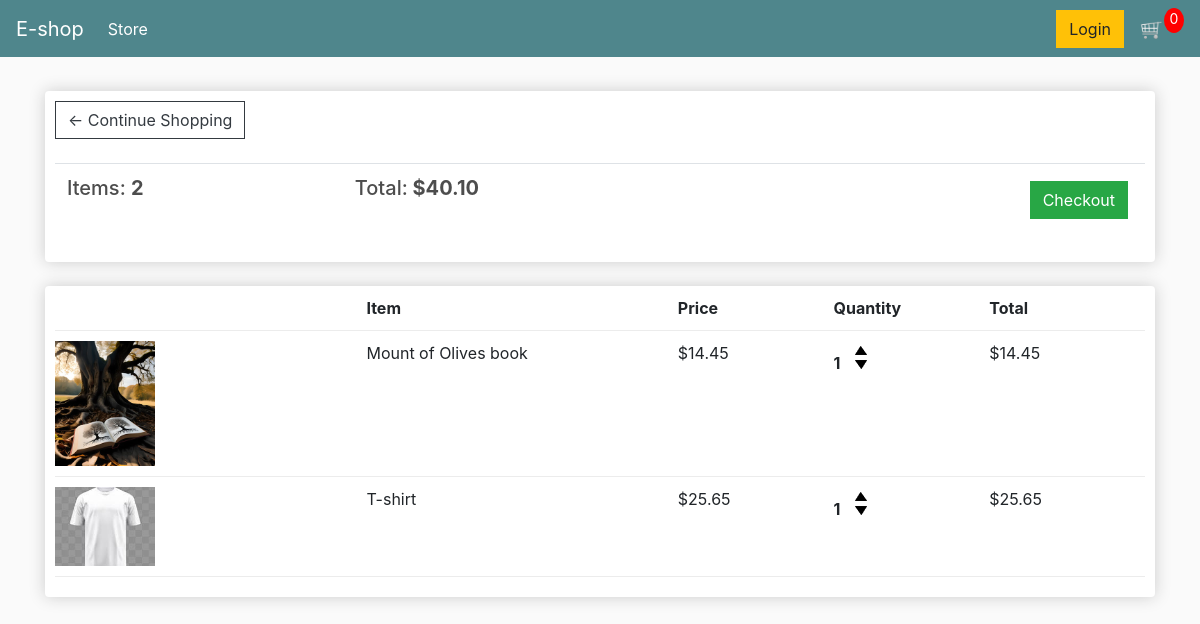
The app's page /cart/ (signed in) with its own data.
### store/models.py (models this page shows, shortened)
class Order(models.Model):
    customer = models.ForeignKey(Customer, on_delete=models.SET_NULL, null=True, blank=False)
    date_ordered = models.DateTimeField(auto_now_add=True)
    complete = models.BooleanField()
    transaction_id = models.CharField(max_length=20, null=True)
    @property
    def get_cart_total(self):
        orderitems = self.orderitem_set.all()
        total = sum([item.get_total for item in orderitems])
        return total
    @property
    def get_cart_items(self):
        orderitems = self.orderitem_set.all()
        total = sum([item.quantity for item in orderitems])
        return total

class OrderItem(models.Model):
    product = models.ForeignKey(Product,on_delete=models.SET_NULL, null=True)
    order = models.ForeignKey(Order,on_delete=models.SET_NULL, null=True)
    quantity = models.IntegerField(default=0, null=True, blank=True)
    date_added = models.DateTimeField(auto_now_add=True)
    @property
    def get_total(self):
        total = self.product.price * self.quantity
        return total

class Product(models.Model):
    name = models.CharField(max_length=200)
    price = models.FloatField()
    digital = models.BooleanField(default=False, null=True, blank=False)
    image = models.ImageField(null=True, blank=True)

### store/views.py (the view)
# urls.py: path('cart/', views.cart, name = "cart"),
def cart(request):
    if request.user.is_authenticated:
        customer = request.user.customer
        order, created = Order.objects.get_or_create(customer = customer, complete  = False)
        items = order.orderitem_set.all()
    else:
        items = []
        order = {'get_cart_total':0, 'get_cart_items':0}
    context = {'items':items, 'order':order}
    return render(request, 'store/cart.html', context)

### store/templates/store/cart.html
{% extends 'store/main.html' %}
{% load static %}
{% block content %}
<div class="row">
    <div class="col-lg-12">
        <div class="box-element">
            <a  class="btn btn-outline-dark" href="{% url 'home' %}">&#x2190; Continue Shopping</a>
            <br>
            <br>
            <table class="table">
                <tr>
                    <th><h5>Items: <strong>{{ order.get_cart_items }}</strong></h5></th>
                    <th><h5>Total:<strong> ${{ order.get_cart_total|floatformat:2 }}</strong></h5></th>
                    <th>
                        <a  style="float:right; margin:5px;" class="btn btn-success" href="{% url 'checkout' %}">Checkout</a>
                    </th>
                </tr>
            </table>
        </div>
        <br>
        <div class="box-element">
            <div class="cart-row">
                <div style="flex:2"></div>
                <div style="flex:2"><strong>Item</strong></div>
                <div style="flex:1"><strong>Price</strong></div>
                <div style="flex:1"><strong>Quantity</strong></div>
                <div style="flex:1"><strong>Total</strong></div>
            </div>
            {% for item in items %}
            <div class="cart-row">
                <div style="flex:2"><img class="row-image" src="{{ item.product.image.url }}"></div>
                <div style="flex:2"><p>{{ item.product.name }}</p></div>
                <div style="flex:1"><p>${{ item.product.price|floatformat:2 }}</p></div>
                <div style="flex:1">
                    <p class="quantity">{{ item.quantity }}</p>
                    <div class="quantity">
                        <img class="chg-quantity" src="{% static  'image/arrow-up.png' %}">
                        <img class="chg-quantity" src="{% static  'image/arrow-down.png' %}">
                    </div>
                </div>
                <div style="flex:1"><p>${{item.get_total}}</p></div>
            </div>
            {% endfor %}
        </div>
    </div>
</div>
{% endblock content %}

### store/static/css/main.css (style rules this page uses)
body { background-color: hsl(0, 0%, 98%); }
h1,h2,h3,h4,h5,h6 { color:hsl(0, 0%, 30%); }
.box-element { box-shadow:hsl(0, 0%, 80%) 0 0 16px; background-color: #fff; border-radius: 4px; padding: 10px; }
.col-lg-4, .col-lg-6, .col-lg-8, .col-lg-12 { margin-top: 10px; }
.btn { border-radius: 0; }
.row-image { width: 100px; }
.cart-row { display: flex; align-items: flex-stretch; padding-bottom: 10px; margin-bottom: 10px; border-bottom: 1px solid #ececec; }
.quantity { display: inline-block; font-weight: 700; padding-right:10px; }
.chg-quantity { width: 12px; cursor: pointer; display: block; margin-top: 5px; transition:.1s; }

### records on screen
Order: get_cart_items "2", get_cart_total "40.10"
OrderItem: product.image (picture), product.name "Mount of Olives book", product.price "14.45", quantity "1", get_total "14.45"
OrderItem: product.image (picture), product.name "T-shirt", product.price "25.65", quantity "1", get_total "25.65"
